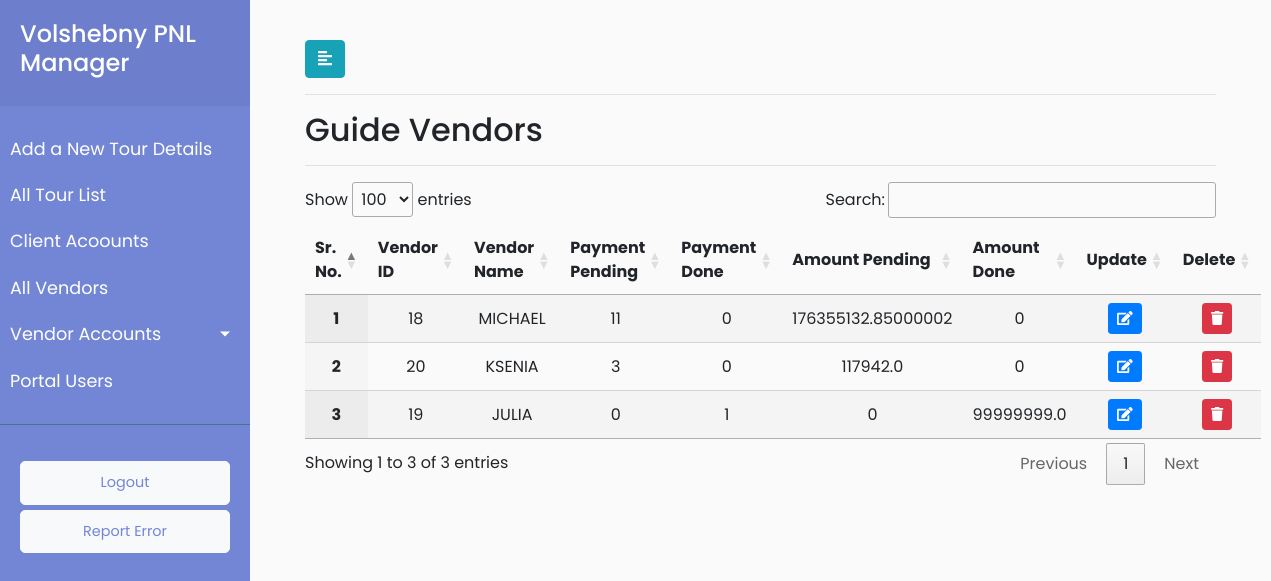
/vendor_accounts_guide/ (signed in), run on the app's committed database.
### payment/models.py (models this page shows, shortened)
class Vendor(models.Model):
    vendor_type_choices=(('Air Ticket Service','Air Ticket Service'),
                        ('Visa Cost Service','Visa Cost Service'),
                        ('Hotel Quatation Service','Hotel Quatation Service'),
                        ('Restuarant Quatation Service','Restuarant Quatation Service'),
                        ('Entrances Quatation Service','Entrances Quatation Service'),
                        ('SapSan Quatation Service','SapSan Quatation Service'),
                        ('Guide Service','Guide Service'),
                        ('Transport Service','Transport Service'),
                        ('All Services','All Services'))
    vendor_name = models.CharField(max_length=920)
    vendor_address = models.CharField(max_length=920)
    vendor_type = models.CharField(choices=vendor_type_choices,max_length=920,default="Air Ticket Service")
    vendor_mobile = models.CharField(max_length=920,default="")
    vendor_email = models.CharField(max_length=920,default="")
    vendor_remark = models.CharField(max_length=920,default="")

### payment/views.py (the view)
# urls.py: path('vendor_accounts_guide/', views.vendor_accounts_guide, name='vendor_accounts_guide'),
@login_required(login_url='/user_login')
def vendor_accounts_guide(request):
    guide_list=functions.filtering_vendors("Guide Service")
    user_role = request.user.user_role
    return render(request,'payment/vendor_accounts_guide.html',{'guide_list':guide_list,'user_role':user_role })

### payment/functions.py (called while the page is built)
def filtering_vendors(vendor_type_parameter):
    vendor_payment_status = ['Pending','Done','Payment_Pending_Amonut','Payment_Done_Amount']
    x = list(set(list(Vendor.objects.filter(vendor_type=vendor_type_parameter).values_list('pk','vendor_name'))))
    vendor_status_list = [vendor_payment_count(a,vendor_payment_status_one) for a in x for vendor_payment_status_one in vendor_payment_status ]
    final = [vendor_status_list[i * 4:(i + 1) * 4] for i in range((len(vendor_status_list) + 4 - 1) // 4 )]
    vendor_dict = dict(zip(x,final))
    return vendor_dict

### payment/templates/payment/vendor_accounts_guide.html (shortened to what this page needs)
{% extends 'payment/base.html' %}
{% load static %}
{% block stylesheets %}
<link rel="stylesheet" href="//cdn.datatables.net/1.10.19/css/jquery.dataTables.min.css">
{% endblock stylesheets %}
{% block content %}
<div id="content">
	<div class="container-fluid">
		<button type="button" id="sidebarCollapse" class="btn btn-info">
			<i class="fas fa-align-left"></i>
		</button>
        <hr>
               <h2>Guide Vendors</h2>
        <hr>
        <div>
                       <table id="test_table" class="display" style="width:100%; text-align: center">
                            <thead>
                                <tr>
                                    <th>Sr. No.</th>
                                    <th>Vendor ID</th>
                                    <th>Vendor Name</th>
                                    <th>Payment Pending</th>
                                     <th>Payment Done</th>
                                     <th>Amount Pending</th>
                        <th>Amount Done</th>
                                     <th>Update</th>
                                     {% if user_role == 1 %}
                                        <th>Delete</th>
                                        {% endif %}
                                </tr>
                            </thead>
                           <tbody>
                    {% for key,value in guide_list.items %}
                    <tr>
                        <th class="text-center" scope="row">{{ forloop.counter }}</th>
                        <td class="text-center">{{ key.0 }}</td>
                        <td class="text-center">{{ key.1 }}</td>
                        <td class="text-center"><a href="{% url 'payment:vendor_accounts_guide_details'  vendor_id=key.0 payment_status="Pending"  %}">{{value.0}} </a></td>
                        <td class="text-center"><a href="{% url 'payment:vendor_accounts_guide_details'  vendor_id=key.0 payment_status="Done"  %}">{{value.1}}</a></td>
                        <td class="text-center">{{value.2}}</a></td>
                        <td class="text-center">{{value.3}}</a></td>
                        <td>
							<button type="button" class="update-guide btn btn-sm btn-primary" data-id="{% url 'payment:vendor_guide_update' pk=key.0  %}">
								<span class="fa fa-edit"></span>
							</button>
						</td>
                        {% if user_role == 1 %}
						<td>
							<button type="button" class="delete-guide btn btn-sm btn-danger" data-id="{% url 'payment:vendor_guide_delete' pk=key.0  %}">
								<span class="fa fa-trash"></span>
							</button>
						</td>
                        {% endif %}
                    </tr>
                    {% endfor %}
                </tbody>
                             </table>
                </div>
            </div>
            </div>
{% endblock %}

### payment/static/payment/style.css (style rules this page uses)
body { font-family: 'Poppins', sans-serif; background: #fafafa; }
a, a:hover, a:focus { color: inherit; text-decoration: none; transition: all 0.3s; }
#content { width: calc(100% - 250px); padding: 40px; min-height: 100vh; transition: all 0.3s; position: absolute; top: 0; right: 0; }

### data on the page
Vendor: id "18", vendor_name "MICHAEL", value "11", value "0", value "176355132.85000002"
Vendor: id "20", vendor_name "KSENIA", value "3", value "0", value "117942.0"
Vendor: id "19", vendor_name "JULIA", value "0", value "1", value "99999999.0"
